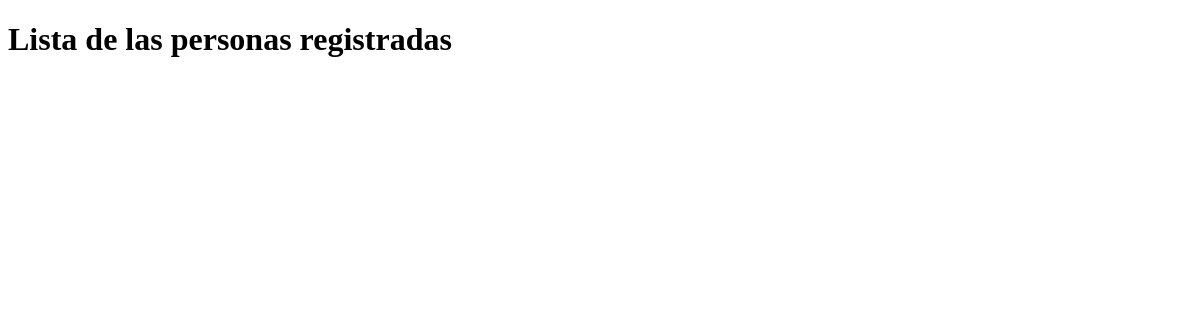
The page /lista_contraseña on the database as committed earlier.
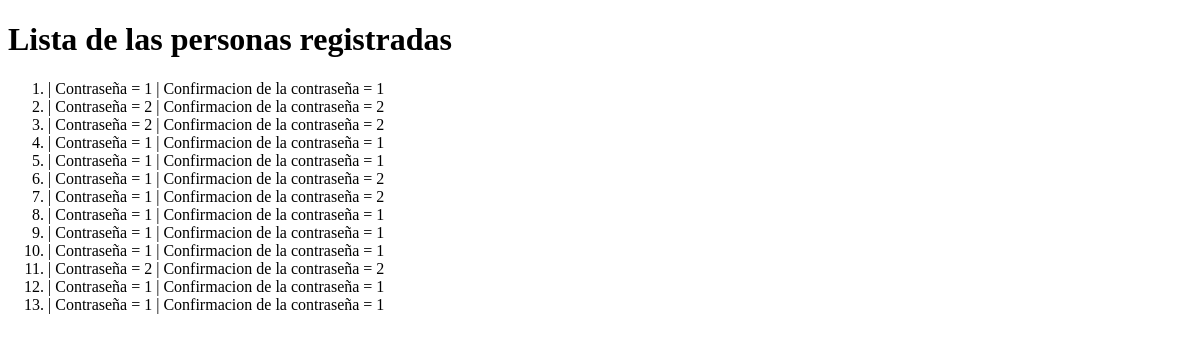
The same page on the database as committed later.
### recetasapp/models.py (models this page shows)
class Contraseña(models.Model):
    contraseña1 = models.TextField(max_length=20)
    contraseña2 = models.TextField(max_length=20)
    def __str__(self) :
        return "| Contraseña = "+self.contraseña1 + " | Confirmacion de la contraseña = " + self.contraseña2

### recetasapp/views.py (called while the page is built)
def lista_contraseña(request) :
    lista2 = Contraseña.objects.all()
    return render(request, 'recetasapp/lista_contraseña.html' ,{'lista2' : lista2})

### recetasapp/templates/recetasapp/lista_contraseña.html (shortened to what this page needs)
<!DOCTYPE html>
<html lang="es">
<head>
</head>
<body>
    <h1>Lista de las personas registradas </h1>
    <ol>
        {% for contraseña in lista2 %}
        <li> {{contraseña}} </li>
        {% endfor %}
    </ol>
</body>
</html>

Rows that differ between the two databases and show on the page:
added Contraseña: contraseña1+contraseña2 "| Contraseña = 1 | Confirmacion de la contraseña = 1"
added Contraseña: contraseña1+contraseña2 "| Contraseña = 2 | Confirmacion de la contraseña = 2"
added Contraseña: contraseña1+contraseña2 "| Contraseña = 2 | Confirmacion de la contraseña = 2"
added Contraseña: contraseña1+contraseña2 "| Contraseña = 1 | Confirmacion de la contraseña = 1"
added Contraseña: contraseña1+contraseña2 "| Contraseña = 1 | Confirmacion de la contraseña = 1"
added Contraseña: contraseña1+contraseña2 "| Contraseña = 1 | Confirmacion de la contraseña = 2"
added Contraseña: contraseña1+contraseña2 "| Contraseña = 1 | Confirmacion de la contraseña = 2"
added Contraseña: contraseña1+contraseña2 "| Contraseña = 1 | Confirmacion de la contraseña = 1"
added Contraseña: contraseña1+contraseña2 "| Contraseña = 1 | Confirmacion de la contraseña = 1"
added Contraseña: contraseña1+contraseña2 "| Contraseña = 1 | Confirmacion de la contraseña = 1"
added Contraseña: contraseña1+contraseña2 "| Contraseña = 2 | Confirmacion de la contraseña = 2"
added Contraseña: contraseña1+contraseña2 "| Contraseña = 1 | Confirmacion de la contraseña = 1"
added Contraseña: contraseña1+contraseña2 "| Contraseña = 1 | Confirmacion de la contraseña = 1"
